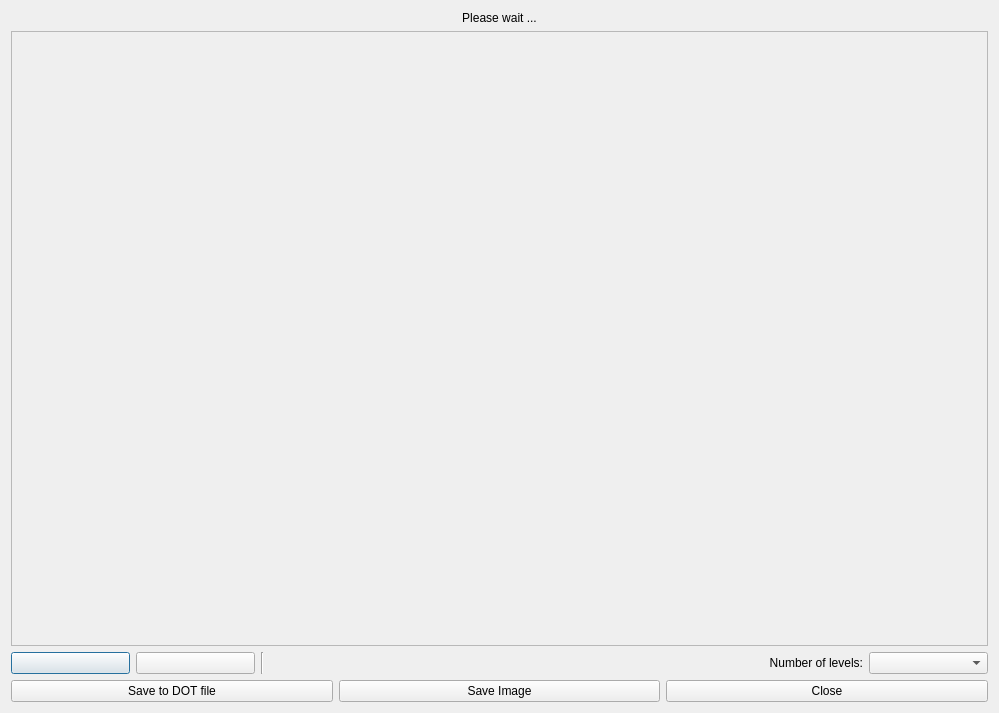
<?xml version="1.0" encoding="UTF-8"?>
<!-- This Source Code Form is subject to the terms of the Mozilla Public
   - License, v. 2.0. If a copy of the MPL was not distributed with this
   - file, You can obtain one at http://mozilla.org/MPL/2.0/. -->
<ui version="4.0">
 <class>DialogGraph</class>
 <widget class="QDialog" name="DialogGraph">
  <property name="geometry">
   <rect>
    <x>0</x>
    <y>0</y>
    <width>999</width>
    <height>713</height>
   </rect>
  </property>
  <property name="windowTitle">
   <string>Graph</string>
  </property>
  <property name="modal">
   <bool>true</bool>
  </property>
  <layout class="QVBoxLayout" name="verticalLayout">
   <item>
    <widget class="QLabel" name="labelDesc">
     <property name="text">
      <string>Please wait ...</string>
     </property>
     <property name="alignment">
      <set>Qt::AlignCenter</set>
     </property>
    </widget>
   </item>
   <item>
    <widget class="QScrollArea" name="scrollArea">
     <property name="widgetResizable">
      <bool>true</bool>
     </property>
     <widget class="QWidget" name="scrollAreaWidgetContents">
      <property name="geometry">
       <rect>
        <x>0</x>
        <y>0</y>
        <width>979</width>
        <height>591</height>
       </rect>
      </property>
      <property name="layoutDirection">
       <enum>Qt::LeftToRight</enum>
      </property>
      <layout class="QGridLayout" name="gridLayout">
       <item row="0" column="0">
        <widget class="QLabel" name="labelGraph">
         <property name="text">
          <string/>
         </property>
        </widget>
       </item>
      </layout>
     </widget>
    </widget>
   </item>
   <item>
    <layout class="QHBoxLayout" name="horizontalLayout_2">
     <item>
      <widget class="QPushButton" name="pushButtonZoomOut">
       <property name="sizePolicy">
        <sizepolicy hsizetype="Expanding" vsizetype="Fixed">
         <horstretch>1</horstretch>
         <verstretch>0</verstretch>
        </sizepolicy>
       </property>
       <property name="toolTip">
        <string>Zoom Out</string>
       </property>
       <property name="statusTip">
        <string>Zoom Out</string>
       </property>
       <property name="text">
        <string/>
       </property>
       <property name="icon">
        <iconset resource="../codequery.qrc">
         <normaloff>:/mainwindow/images/Zoom_Out.png</normaloff>:/mainwindow/images/Zoom_Out.png</iconset>
       </property>
      </widget>
     </item>
     <item>
      <widget class="QPushButton" name="pushButtonZoomIn">
       <property name="sizePolicy">
        <sizepolicy hsizetype="Expanding" vsizetype="Fixed">
         <horstretch>1</horstretch>
         <verstretch>0</verstretch>
        </sizepolicy>
       </property>
       <property name="toolTip">
        <string>Zoom In</string>
       </property>
       <property name="statusTip">
        <string>Zoom In</string>
       </property>
       <property name="text">
        <string/>
       </property>
       <property name="icon">
        <iconset resource="../codequery.qrc">
         <normaloff>:/mainwindow/images/Zoom_In.png</normaloff>:/mainwindow/images/Zoom_In.png</iconset>
       </property>
      </widget>
     </item>
     <item>
      <widget class="Line" name="line">
       <property name="orientation">
        <enum>Qt::Vertical</enum>
       </property>
      </widget>
     </item>
     <item>
      <widget class="QLabel" name="labelNbrOfLevels">
       <property name="sizePolicy">
        <sizepolicy hsizetype="Preferred" vsizetype="Preferred">
         <horstretch>5</horstretch>
         <verstretch>0</verstretch>
        </sizepolicy>
       </property>
       <property name="text">
        <string>Number of levels:</string>
       </property>
       <property name="alignment">
        <set>Qt::AlignRight|Qt::AlignTrailing|Qt::AlignVCenter</set>
       </property>
      </widget>
     </item>
     <item>
      <widget class="QComboBox" name="comboBoxNbrOfLevels">
       <property name="sizePolicy">
        <sizepolicy hsizetype="Minimum" vsizetype="Fixed">
         <horstretch>1</horstretch>
         <verstretch>0</verstretch>
        </sizepolicy>
       </property>
      </widget>
     </item>
    </layout>
   </item>
   <item>
    <layout class="QHBoxLayout" name="horizontalLayout">
     <item>
      <widget class="QPushButton" name="pushButtonSaveDot">
       <property name="sizePolicy">
        <sizepolicy hsizetype="MinimumExpanding" vsizetype="Fixed">
         <horstretch>0</horstretch>
         <verstretch>0</verstretch>
        </sizepolicy>
       </property>
       <property name="toolTip">
        <string>Save to DOT file</string>
       </property>
       <property name="statusTip">
        <string>Save to DOT file</string>
       </property>
       <property name="text">
        <string>Save to DOT file</string>
       </property>
      </widget>
     </item>
     <item>
      <widget class="QPushButton" name="pushButtonSave">
       <property name="sizePolicy">
        <sizepolicy hsizetype="MinimumExpanding" vsizetype="Fixed">
         <horstretch>0</horstretch>
         <verstretch>0</verstretch>
        </sizepolicy>
       </property>
       <property name="toolTip">
        <string>Save Image</string>
       </property>
       <property name="statusTip">
        <string>Save Image</string>
       </property>
       <property name="text">
        <string>Save Image</string>
       </property>
      </widget>
     </item>
     <item>
      <widget class="QPushButton" name="pushButtonClose">
       <property name="sizePolicy">
        <sizepolicy hsizetype="MinimumExpanding" vsizetype="Fixed">
         <horstretch>0</horstretch>
         <verstretch>0</verstretch>
        </sizepolicy>
       </property>
       <property name="toolTip">
        <string>Close</string>
       </property>
       <property name="statusTip">
        <string>Close</string>
       </property>
       <property name="text">
        <string>Close</string>
       </property>
      </widget>
     </item>
    </layout>
   </item>
  </layout>
 </widget>
 <tabstops>
  <tabstop>pushButtonZoomOut</tabstop>
  <tabstop>pushButtonZoomIn</tabstop>
  <tabstop>pushButtonSaveDot</tabstop>
  <tabstop>pushButtonSave</tabstop>
  <tabstop>pushButtonClose</tabstop>
 </tabstops>
 <resources>
  <include location="../codequery.qrc"/>
 </resources>
 <connections/>
</ui>
